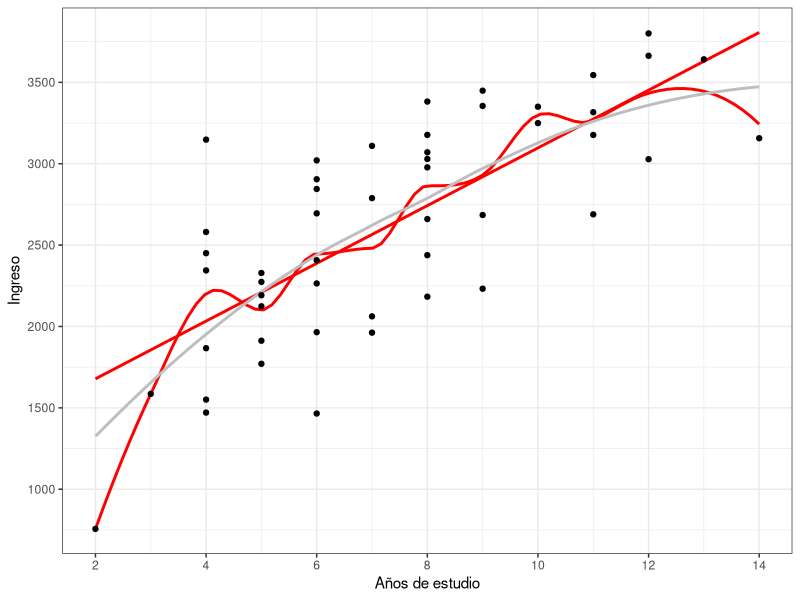
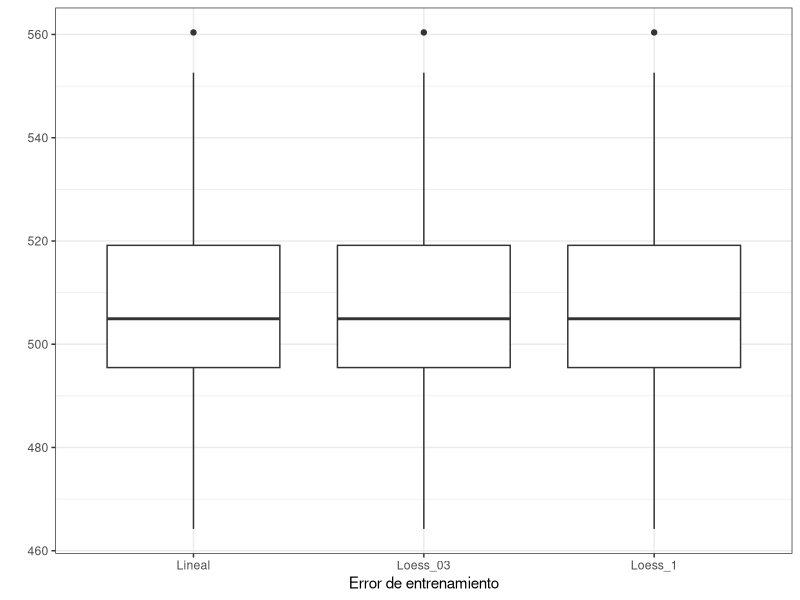
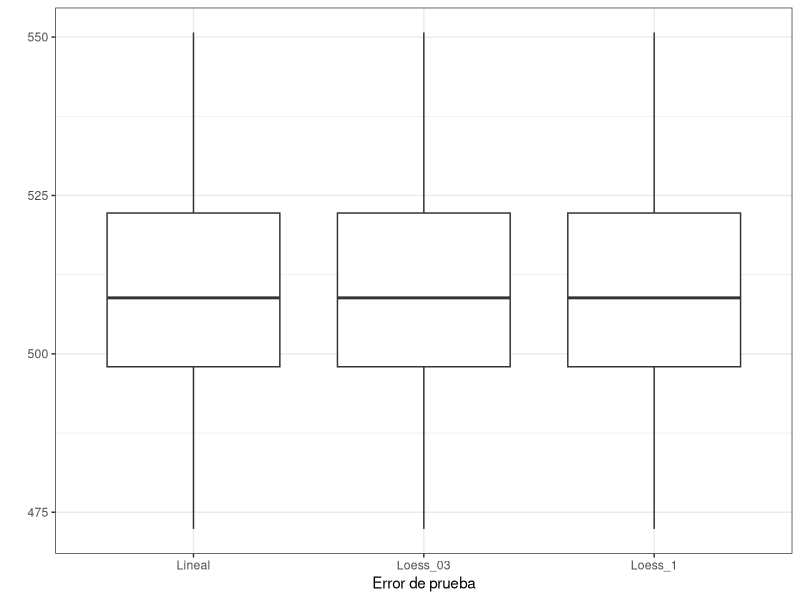

R code for these plots, in order:
## ---- chunk 1
knitr::opts_chunk$set(echo = TRUE)
options(warn=-1)
## ---- chunk 2
library(ggplot2)
# Definir semilla de números aleatorios para reproducibilidad
set.seed(554884)

# Definir función f (desconocida) de la cual se originan los datos verdaderos
f <- function(x){
  ifelse(x < 10, 1000*sqrt(x), 1000*sqrt(10))
}
## ---- chunk 3
# Obtener una muestra de la variable x. 
# (En el ejemplo eran años de estudio, por eso supuse que podían ser de una distribución poisson)
x             <- rpois(250, 8)
# Encontrar la variable y dada por f(x)+eps
error         <- rnorm(length(x), 0, 500)
y             <- f(x) + error

datos_entrena <- data.frame(x=x[1:50], y=y[1:50])
datos_prueba  <- data.frame(x=x[51:250], y=y[51:250])

## ---- chunk 4
# Obtener modelo lineal para datos de entrenamiento
mod_lineal   <- lm(y~x, datos_entrena)

#Modelo loess con span de 0.3
mod_loess_03 <- loess(y~x, datos_entrena, span = 0.3)

#Modelo loess con span de 1
mod_loess_1 <- loess(y~x, datos_entrena, span = 1)

## ---- chunk 5
ggplot(datos_entrena, aes(x,y))+
  theme_bw()+
  geom_smooth(method = "lm", se=FALSE, color="red")+
  geom_smooth(method = "loess", span=0.3, se=FALSE, color="red")+
  geom_smooth(method = "loess", span=1, se=FALSE, color="gray")+
  geom_point()+
  xlab("Años de estudio")+
  ylab("Ingreso")+
  scale_y_continuous(breaks = seq(1000, 6000, by=500))+
  scale_x_continuous(breaks = seq(0, 18, by=2))


## ---- chunk 6
# Se obtiene el error de entrenamiento para el modelo lineal
Err_lineal <- sqrt(mean((datos_entrena$y - mod_lineal$fitted.values)^2))

# Se obtiene el error de entrenamiento para el modelo lineal
Err_loess_03 <- sqrt(mean((datos_entrena$y - mod_loess_03$fitted)^2))

# Se obtiene el error de entrenamiento para el modelo lineal
Err_loess_1 <- sqrt(mean((datos_entrena$y - mod_loess_1$fitted)^2))

## ---- chunk 7
# Se obtiene el error de prueba para el modelo lineal
Err_pureba_lineal <- sqrt(mean((datos_prueba$y -
                                  predict(mod_lineal,datos_prueba))^2))

# Se obtiene el error de entrenamiento para el modelo lineal
Err_prueba_loess_03 <- sqrt(mean((datos_prueba$y -
                                    predict(mod_loess_03, datos_prueba))^2, na.rm = TRUE))

# Se obtiene el error de entrenamiento para el modelo lineal
Err_prueba_loess_1 <-sqrt(mean((datos_prueba$y - 
                                  predict(mod_loess_1, datos_prueba))^2, na.rm = TRUE))
## ---- chunk 8
Errores <- data.frame(cbind(c("Lineal", "Loess 0.3", "Loess 1"),
                            formatC(matrix(c(Err_lineal, Err_pureba_lineal,
                                             Err_loess_03, Err_prueba_loess_03,
                                             Err_loess_1, Err_prueba_loess_1), ncol = 2, byrow = T),
                                    format="f", digits=1)))
names(Errores) <- c("Modelo", "Error de entrenamiento","Error de prueba")
Errores
## ---- chunk 9
# Número de simulaciones
Nsim           <- 100
# Tamaño del conjunto de entrenamiento
Nentrena <- 1000
# Tamaño de conjunto de prueba
Nprueba        <- 1000
## ---- chunk 10
# Definir vectores con errores de prueba y entrenamiento
Errores_lineal   <- c()
Errores_loess_03 <- c()
Errores_loess_1  <- c()

Errores_prueba_lineal   <- c()
Errores_prueba_loess_03 <- c()
Errores_prueba_loess_1  <- c()

for (i in 1:Nsim) {
  # Obtener una muestra de la variable x. 
  # Debido a warnings cambio la distribución de poisson a gamma
  x             <- rgamma(Nentrena+Nprueba, 8,1)
  
  # Encontrar la variable y dada por f(x)+eps
  error         <- rnorm(length(x), 0, 500)
  y             <- f(x) + error
  
  datos_entrena <- data.frame(x=x[1:Nentrena], y=y[1:Nentrena])
  datos_prueba  <- data.frame(x=x[(Nentrena+1):(Nentrena+Nprueba)],
                              y=y[(Nentrena+1):(Nentrena+Nprueba)])
  
  # Obtener modelo lineal para datos de entrenamiento
  mod_lineal   <- lm(y~x, datos_entrena)
  
  #Modelo loess con span de 0.3
  mod_loess_03 <- loess(y~x, datos_entrena, span = 0.3)
  
  #Modelo loess con span de 1
  mod_loess_1 <- loess(y~x, datos_entrena, span = 1)
  
  # Se obtiene el error de entrenamiento para el modelo lineal
  Errores_lineal <- c(Errores_lineal, sqrt(mean((datos_entrena$y - mod_lineal$fitted.values)^2)))
  
  # Se obtiene el error de entrenamiento para el modelo lineal
  Errores_loess_03 <- c(Errores_loess_03, sqrt(mean((datos_entrena$y - mod_loess_03$fitted)^2)))
  
  # Se obtiene el error de entrenamiento para el modelo lineal
  Errores_loess_1 <- c(Errores_loess_1,sqrt(mean((datos_entrena$y - mod_loess_1$fitted)^2)))
  
  # Se obtiene el error de prueba para el modelo lineal
  Errores_prueba_lineal <-c(Errores_prueba_lineal,
                            sqrt(mean((datos_prueba$y -
                                         predict(mod_lineal,datos_prueba))^2)))
  
  # Se obtiene el error de entrenamiento para el modelo lineal
  Errores_prueba_loess_03 <-c(Errores_prueba_loess_03,
                              sqrt(mean((datos_prueba$y -
                                           predict(mod_loess_03, datos_prueba))^2,
                                        na.rm = TRUE)))
  
  # Se obtiene el error de entrenamiento para el modelo lineal
  Errores_prueba_loess_1 <-c(Errores_prueba_loess_1, 
                             sqrt(mean((datos_prueba$y - predict(mod_loess_1, datos_prueba))^2, na.rm = TRUE)))
  
  
  
}

## ---- chunk 11
ERR_data <- data.frame(cbind(c(rep("Lineal", 3*Nsim), rep("Loess_03", 3*Nsim),
                               rep("Loess_1",3*Nsim)),
                             c(Errores_lineal, Errores_loess_03, Errores_loess_1),
                             c(Errores_prueba_lineal, Errores_prueba_loess_03,
                               Errores_prueba_loess_1)))
names(ERR_data) <- c("Modelo", "Error_entrena", "Error_prueba")
ggplot(ERR_data, aes(Modelo, as.numeric(as.character(Error_entrena))))+
  theme_bw()+
  geom_boxplot()+
  xlab("Error de entrenamiento")+
  ylab("")

ggplot(ERR_data, aes(Modelo, as.numeric(as.character(Error_prueba))))+
  theme_bw()+
  geom_boxplot()+
  xlab("Error de prueba")+
  ylab("")

